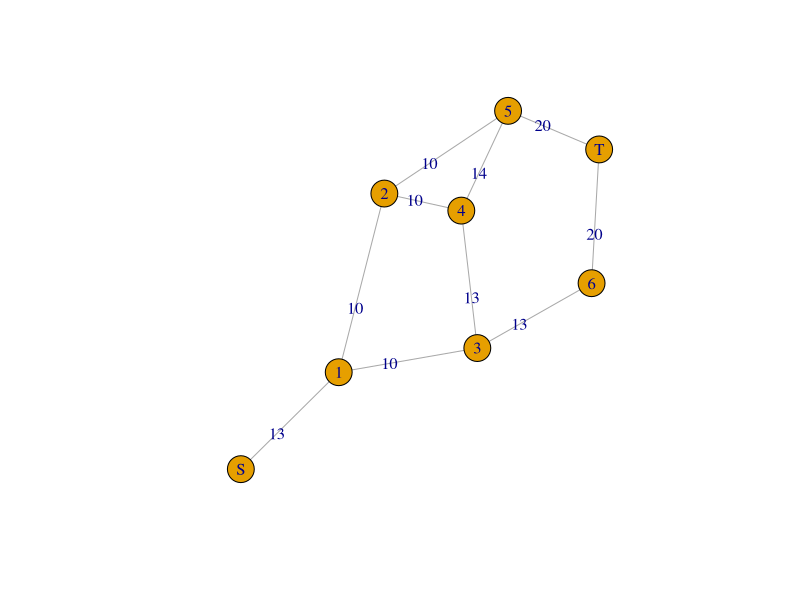
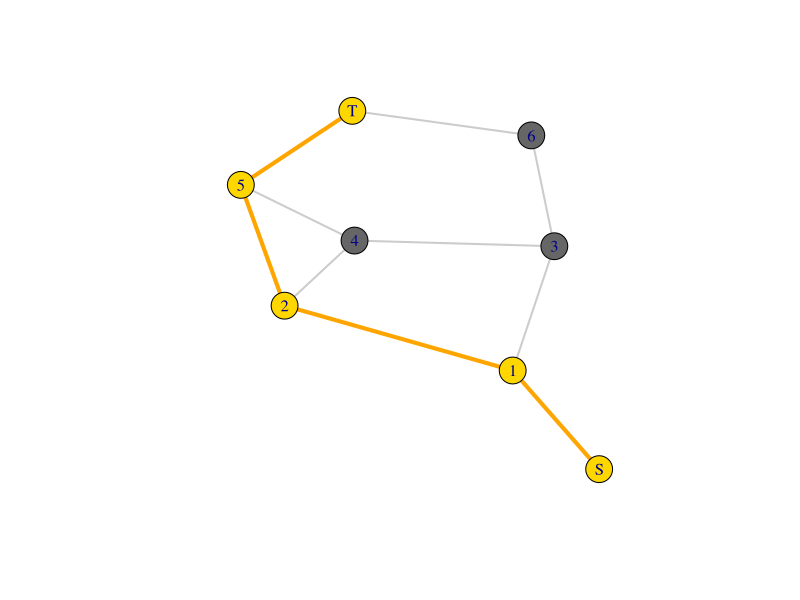

Write the R code that produced these figures, in order.
library(igraph)
NW1 <- matrix(c(0,13,0,0, 0,0,0,0,
                13,0,10,10, 0,0,0,0,
                0,10,0,0, 10,10,0,0,
                0,10,0,0, 13,0,13,0,
                0,0,10,13, 0,14,0,0,
                0,0,10,0, 14,0,0,20,
                0,0,0,13, 0,0,0,20,
                0,0,0,0, 0,20,20,0),
              byrow=T, ncol=8)
# 0 1:6 7
rownames(NW1) <- colnames(NW1) <- c("S",1:6,"T")

# shorest path matrix NW1
ig <- graph.adjacency(NW1, mode="undirected", weighted=TRUE)
plot(ig, edge.label=E(ig)$weight)

# get shortest path, start from S end to T, mode=result: all = show all result
ShortPth <- get.shortest.paths(ig, "S", "T", mode="all", output="both")
ShortPth

ecol <- rep("gray80", ecount(ig))
ecol[unlist(ShortPth$epath)] <- "orange"
ew <- rep(2, ecount(ig))
ew[unlist(ShortPth$epath)] <- 4
vcol <- rep("gray40", vcount(ig))
vcol[unlist(ShortPth$vpath)] <- "gold"
plot(ig, vertex.color=vcol, edge.color=ecol, edge.width=ew, edge.arrow.mode=0)
shortest.paths(ig,"S")
